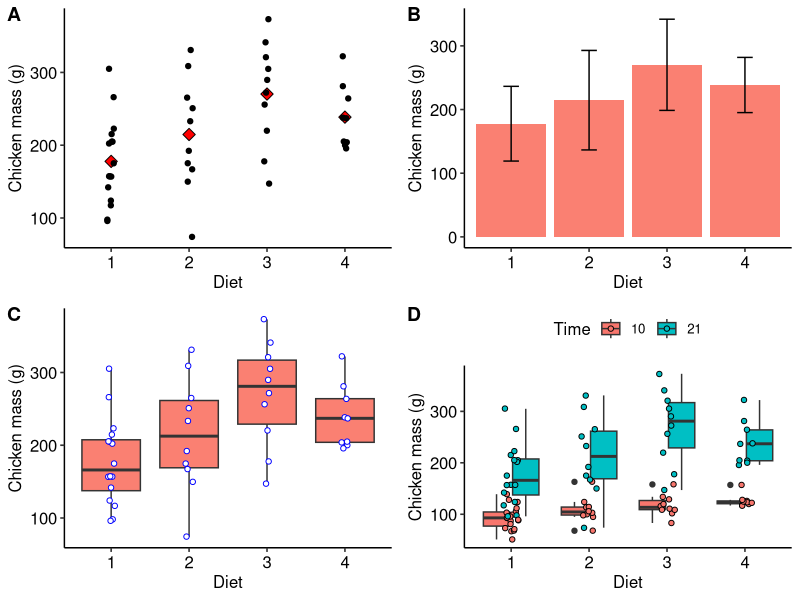

R code for this plot:
## ---- chunk 1
knitr::opts_chunk$set(
  comment = "R>", 
  warning = FALSE, 
  message = FALSE,
  out.width = '70%'
)
## ---- chunk 2
# first load the tidyverse packages that has the pipe operator, %>%
library(tidyverse)
chicks <- as_tibble(ChickWeight)

# how many weights are available across all Diets and Times?
chicks %>% 
  summarise(length = n())

# the same as
length(chicks$weight)
## ---- chunk 3
# combine a series of numbers into a vector;
# hint: use this function in the exercises that we will require from you
# later on...
dat1 <- c(23, 45, 23, 66, 13)
mean(dat1)
## ---- chunk 4
chicks %>% 
  summarise(mean_wt = mean(weight))
## ---- chunk 5
# the '$' operator is used to denote a variable inside of the tibble
mean(chicks$weight)
## ---- chunk 6
# the value printed in the HTML/PDF versions is incorrect;
# check in the console for correct output
chicks %>% 
  summarise(mean_wt = round(mean(weight), 1))
## ---- chunk 7
chicks %>% 
  summarise(mean_wt = sum(weight) / n())
## ---- chunk 8
chicks %>% 
  summarise(med_wt = median(weight))
## ---- chunk 9
library(e1071)
skewness(faithful$eruptions)
## ---- chunk 10
# library(e1071)
kurtosis(faithful$eruptions)
## ---- chunk 11
chicks %>% 
  summarise(sd_wt = sd(weight))
## ---- chunk 12
quantile(chicks$weight)

chicks %>% 
  summarise(min_wt = min(weight),
            qrt1_wt = quantile(weight, p = 0.25),
            med_wt = median(weight),
            qrt3_wt = median(weight, p = 0.75),
            max_wt = max(weight))
# note median(weight) is the same as quantile(weight, p = 0.5) 
# in the summarise() implementation, above
## ---- chunk 13
range(chicks$weight)

chicks %>% 
  summarise(lower_wt = range(weight)[1],
            upper_wt = range(weight)[2])
## ---- chunk 14
range(chicks$weight)[2] - range(chicks$weight)[1]

chicks %>% 
  summarise(range_wt = range(weight)[2] - range(weight)[1])
## ---- chunk 15
dat1 <- c(NA, 12, 76, 34, 23)

# Without telling R to ommit missing data
mean(dat1)

# Ommitting the missing data
mean(dat1, na.rm = TRUE)
## ---- chunk 16
grp_stat <- chicks %>%
  filter(Time == 21) %>% 
  group_by(Diet, Time) %>% 
  summarise(mean_wt = round(mean(weight, na.rm = TRUE), 2),
            med_wt = median(weight, na.rm = TRUE),
            sd_wt = round(sd(weight, na.rm = TRUE), 2),
            sum_wt = sum(weight),
            min_wt = min(weight),
            qrt1_wt = quantile(weight, p = 0.25),
            med_wt = median(weight),
            qrt3_wt = quantile(weight, p = 0.75),
            max_wt = max(weight),
            n_wt = n())
grp_stat
## ---- chunk 17
library(ggpubr) # needed for arranging multi-panel plots
plt1 <- chicks %>%
  filter(Time == 21) %>% 
  ggplot(aes(x = Diet, y = weight)) +
  geom_point(data = grp_stat, aes(x = Diet, y = mean_wt), 
             col = "black", fill = "red", shape = 23, size = 3) +
  geom_jitter(width = 0.05) + # geom_point() if jitter not required
  labs(y = "Chicken mass (g)") + 
  theme_pubr()

plt2 <- ggplot(data = grp_stat, aes(x = Diet, y = mean_wt)) +
  geom_bar(position = position_dodge(), stat = "identity", 
           col = NA, fill = "salmon") +
  geom_errorbar(aes(ymin = mean_wt - sd_wt, ymax = mean_wt + sd_wt),
                width = .2) +
  labs(y = "Chicken mass (g)") + 
  theme_pubr()
# position_dodge() places bars side-by-side
# stat = "identity" prevents the default count from being plotted

# a description of the components of a boxplot is provided in the help file
# geom_boxplot()
plt3 <- chicks %>%
  filter(Time == 21) %>% 
  ggplot(aes(x = Diet, y = weight)) +
  geom_boxplot(fill = "salmon") +
  geom_jitter(width = 0.05, fill = "white", col = "blue", shape = 21) +
  labs(y = "Chicken mass (g)") + 
  theme_pubr()

plt4 <- chicks %>%
  filter(Time %in% c(10, 21)) %>% 
  ggplot(aes(x = Diet, y = weight, fill = as.factor(Time))) +
  geom_boxplot() +
  geom_jitter(shape = 21, width = 0.1) +
  labs(y = "Chicken mass (g)", fill = "Time") +
  theme_pubr()

ggarrange(plt1, plt2, plt3, plt4, ncol = 2, nrow = 2, labels = "AUTO")
